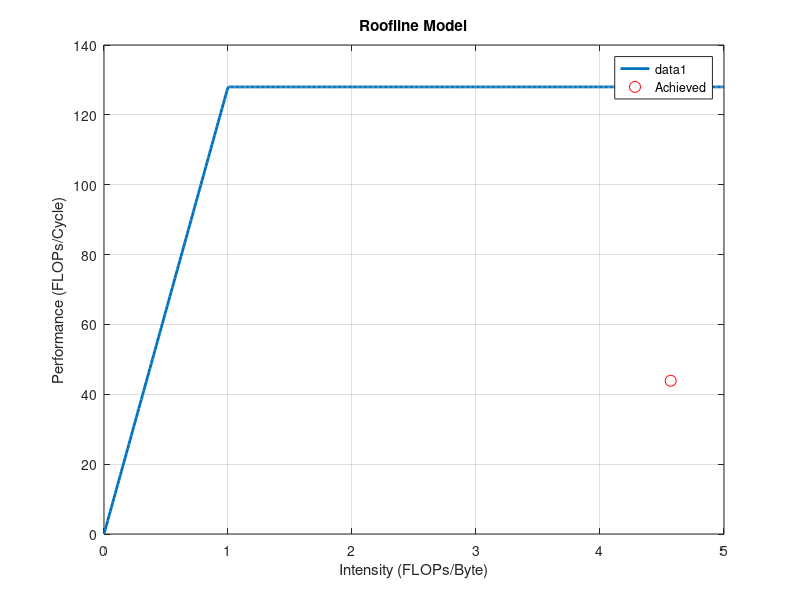

The MATLAB script that drew this image:
%% set constants
BW = 128;

%% set intensity
x = linspace(0, 5, 500);

%% calculate performance
y = BW*ones(size(x));
mask = (x>=0) & (x<=1);
y(mask) = BW .* x(mask);

%% plot roofline model
plot(x, y, 'LineWidth', 2);
xlabel('Intensity (FLOPs/Byte)');
ylabel('Performance (FLOPs/Cycle)');
title('Roofline Model');
grid on;
hold on;

%% plot achieved performance - intensity point
achieved_I = 4.57;
achieved_P = 65536.0/1494.0;
plot(achieved_I, achieved_P, 'ro', 'MarkerSize', 8, 'DisplayName', 'Achieved');
legend show;
hold off;

%% print percentage of achieved performance
percentage = (achieved_P / BW) * 100;
fprintf('Achieved performance: %.2f FLOPs/Cycle\n', achieved_P);
fprintf('Percentage of roofline performance: %.2f%%\n', percentage);
